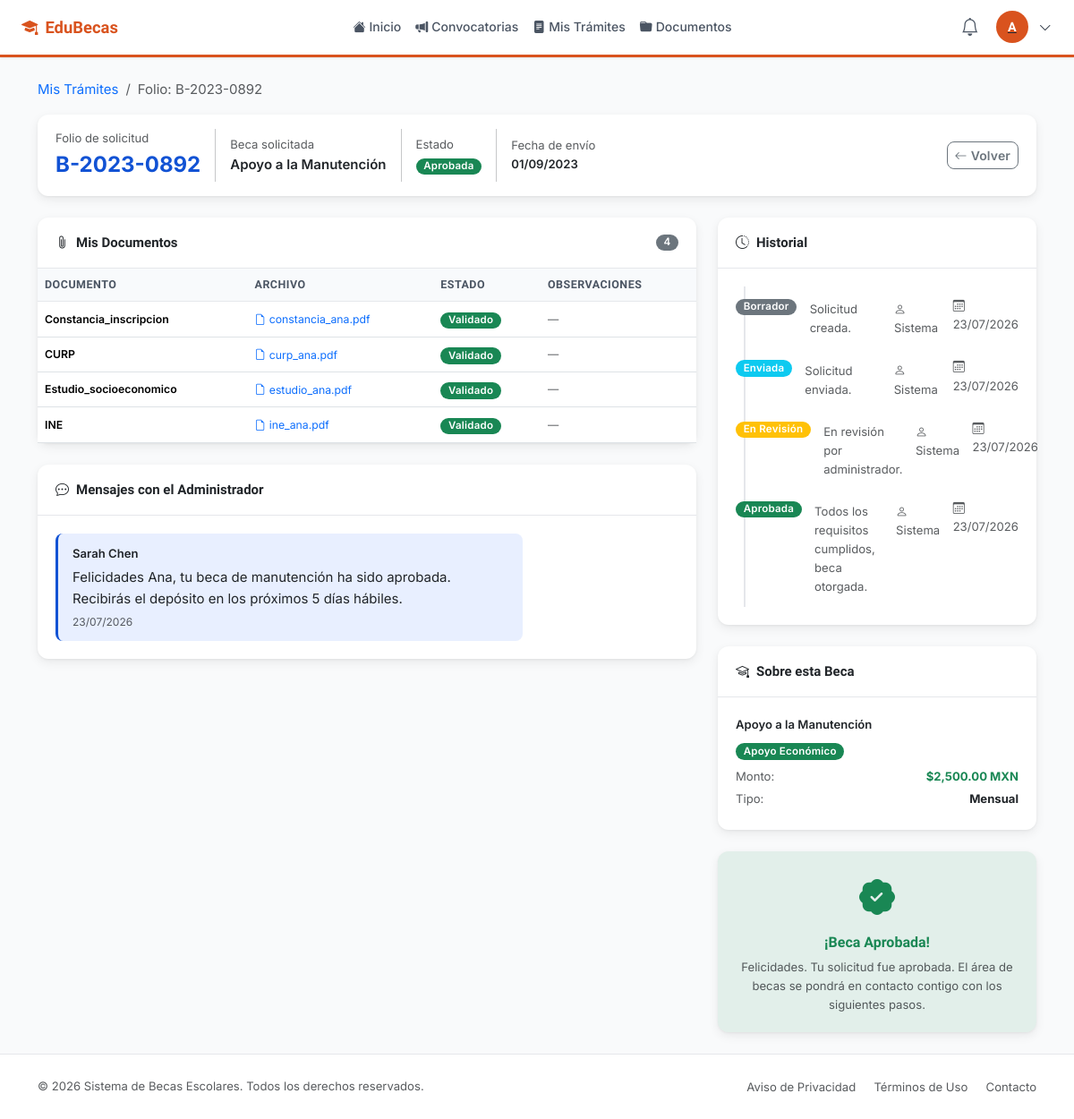
The app's page /index.php?c=student&a=tramiteDetalle&id=3 (signed in) with its own data.
### tables this page shows
CREATE TABLE IF NOT EXISTS `solicitudes` (
    `id`             INT UNSIGNED     NOT NULL AUTO_INCREMENT,
    `folio`          VARCHAR(20)      NOT NULL,
    `usuario_id`     INT UNSIGNED     NOT NULL,
    `beca_id`        INT UNSIGNED     NOT NULL,
    `estado`         ENUM('borrador','enviada','en_revision','aprobada','rechazada','cancelada') NOT NULL DEFAULT 'borrador',
    `paso_actual`    TINYINT UNSIGNED NOT NULL DEFAULT 1 COMMENT '1=Info personal, 2=Info académica, 3=Revisión',
    `comentarios`    TEXT             DEFAULT NULL COMMENT 'Comentarios del administrador',
    `motivo_rechazo` TEXT             DEFAULT NULL,
    `fecha_envio`    DATETIME         DEFAULT NULL,
    `fecha_resolucion` DATETIME       DEFAULT NULL,
    `revisado_por`   INT UNSIGNED     DEFAULT NULL,
    `created_at`     DATETIME         NOT NULL DEFAULT CURRENT_TIMESTAMP,
    `updated_at`     DATETIME         NOT NULL DEFAULT CURRENT_TIMESTAMP ON UPDATE CURRENT_TIMESTAMP,
    PRIMARY KEY (`id`),
    UNIQUE KEY `uq_solicitudes_folio` (`folio`),
    KEY `fk_solicitudes_usuario`  (`usuario_id`),
    KEY `fk_solicitudes_beca`     (`beca_id`),
    KEY `fk_solicitudes_revisor`  (`revisado_por`),
    CONSTRAINT `fk_solicitudes_usuario`  FOREIGN KEY (`usuario_id`)   REFERENCES `usuarios` (`id`),
    CONSTRAINT `fk_solicitudes_beca`     FOREIGN KEY (`beca_id`)      REFERENCES `becas` (`id`),
    CONSTRAINT `fk_solicitudes_revisor`  FOREIGN KEY (`revisado_por`) REFERENCES `usuarios` (`id`)
);

CREATE TABLE IF NOT EXISTS `becas` (
    `id`              INT UNSIGNED     NOT NULL AUTO_INCREMENT,
    `categoria_id`    TINYINT UNSIGNED NOT NULL,
    `nivel_id`        TINYINT UNSIGNED NOT NULL,
    `nombre`          VARCHAR(200)     NOT NULL,
    `descripcion`     TEXT             DEFAULT NULL,
    `monto`           DECIMAL(10,2)    NOT NULL DEFAULT 0.00,
    `tipo_monto`      ENUM('mensual','semestral','anual','pago_unico') NOT NULL DEFAULT 'mensual',
    `promedio_minimo` DECIMAL(3,1)     DEFAULT NULL,
    `cupo_maximo`     SMALLINT UNSIGNED DEFAULT NULL,
    `fecha_inicio`    DATE             NOT NULL,
    `fecha_fin`       DATE             NOT NULL,
    `fecha_publicacion` DATE           DEFAULT NULL,
    `estado`          ENUM('borrador','publicada','cerrada','suspendida') NOT NULL DEFAULT 'borrador',
    `imagen_url`      VARCHAR(255)     DEFAULT NULL,
    `requisitos`      TEXT             DEFAULT NULL,
    `documentos_req`  TEXT             DEFAULT NULL COMMENT 'JSON array of required document types',
    `creado_por`      INT UNSIGNED     NOT NULL,
    `created_at`      DATETIME         NOT NULL DEFAULT CURRENT_TIMESTAMP,
    `updated_at`      DATETIME         NOT NULL DEFAULT CURRENT_TIMESTAMP ON UPDATE CURRENT_TIMESTAMP,
    PRIMARY KEY (`id`),
    KEY `fk_becas_categoria` (`categoria_id`),
    KEY `fk_becas_nivel`     (`nivel_id`),
    KEY `fk_becas_creador`   (`creado_por`),
    CONSTRAINT `fk_becas_categoria` FOREIGN KEY (`categoria_id`) REFERENCES `categorias_beca` (`id`),
    CONSTRAINT `fk_becas_nivel`     FOREIGN KEY (`nivel_id`)     REFERENCES `niveles_educativos` (`id`),
    CONSTRAINT `fk_becas_creador`   FOREIGN KEY (`creado_por`)   REFERENCES `usuarios` (`id`)
);

CREATE TABLE IF NOT EXISTS `documentos` (
    `id`            INT UNSIGNED  NOT NULL AUTO_INCREMENT,
    `solicitud_id`  INT UNSIGNED  NOT NULL,
    `usuario_id`    INT UNSIGNED  NOT NULL,
    `tipo_documento` VARCHAR(100) NOT NULL,
    `nombre_archivo` VARCHAR(255) NOT NULL,
    `ruta_archivo`  VARCHAR(500)  NOT NULL,
    `mime_type`     VARCHAR(100)  DEFAULT NULL,
    `tamano_bytes`  INT UNSIGNED  DEFAULT NULL,
    `estado`        ENUM('pendiente','en_revision','validado','rechazado') NOT NULL DEFAULT 'pendiente',
    `observaciones` TEXT          DEFAULT NULL,
    `validado_por`  INT UNSIGNED  DEFAULT NULL,
    `fecha_validacion` DATETIME   DEFAULT NULL,
    `created_at`    DATETIME      NOT NULL DEFAULT CURRENT_TIMESTAMP,
    `updated_at`    DATETIME      NOT NULL DEFAULT CURRENT_TIMESTAMP ON UPDATE CURRENT_TIMESTAMP,
    PRIMARY KEY (`id`),
    KEY `fk_docs_solicitud`   (`solicitud_id`),
    KEY `fk_docs_usuario`     (`usuario_id`),
    KEY `fk_docs_validador`   (`validado_por`),
    CONSTRAINT `fk_docs_solicitud`  FOREIGN KEY (`solicitud_id`) REFERENCES `solicitudes` (`id`) ON DELETE CASCADE,
    CONSTRAINT `fk_docs_usuario`    FOREIGN KEY (`usuario_id`)   REFERENCES `usuarios` (`id`),
    CONSTRAINT `fk_docs_validador`  FOREIGN KEY (`validado_por`) REFERENCES `usuarios` (`id`)
);

CREATE TABLE IF NOT EXISTS `mensajes` (
    `id`           INT UNSIGNED NOT NULL AUTO_INCREMENT,
    `solicitud_id` INT UNSIGNED NOT NULL,
    `remitente_id` INT UNSIGNED NOT NULL,
    `destinatario_id` INT UNSIGNED NOT NULL,
    `asunto`       VARCHAR(200) DEFAULT NULL,
    `cuerpo`       TEXT         NOT NULL,
    `leido`        TINYINT(1)   NOT NULL DEFAULT 0,
    `created_at`   DATETIME     NOT NULL DEFAULT CURRENT_TIMESTAMP,
    PRIMARY KEY (`id`),
    KEY `fk_msg_solicitud`     (`solicitud_id`),
    KEY `fk_msg_remitente`     (`remitente_id`),
    KEY `fk_msg_destinatario`  (`destinatario_id`),
    CONSTRAINT `fk_msg_solicitud`     FOREIGN KEY (`solicitud_id`)    REFERENCES `solicitudes` (`id`) ON DELETE CASCADE,
    CONSTRAINT `fk_msg_remitente`     FOREIGN KEY (`remitente_id`)    REFERENCES `usuarios` (`id`),
    CONSTRAINT `fk_msg_destinatario`  FOREIGN KEY (`destinatario_id`) REFERENCES `usuarios` (`id`)
);

CREATE TABLE IF NOT EXISTS `historial_estados` (
    `id`           INT UNSIGNED NOT NULL AUTO_INCREMENT,
    `solicitud_id` INT UNSIGNED NOT NULL,
    `estado_anterior` VARCHAR(50) DEFAULT NULL,
    `estado_nuevo`    VARCHAR(50) NOT NULL,
    `comentario`   TEXT         DEFAULT NULL,
    `cambiado_por` INT UNSIGNED DEFAULT NULL,
    `created_at`   DATETIME     NOT NULL DEFAULT CURRENT_TIMESTAMP,
    PRIMARY KEY (`id`),
    KEY `fk_historial_solicitud` (`solicitud_id`),
    KEY `fk_historial_usuario`   (`cambiado_por`),
    CONSTRAINT `fk_historial_solicitud` FOREIGN KEY (`solicitud_id`) REFERENCES `solicitudes` (`id`) ON DELETE CASCADE,
    CONSTRAINT `fk_historial_usuario`   FOREIGN KEY (`cambiado_por`) REFERENCES `usuarios` (`id`)
);

CREATE TABLE IF NOT EXISTS `categorias_beca` (
    `id`          TINYINT UNSIGNED NOT NULL AUTO_INCREMENT,
    `nombre`      VARCHAR(80)      NOT NULL,
    `color_badge` VARCHAR(30)      DEFAULT 'primary',
    `icono`       VARCHAR(60)      DEFAULT 'bi-bookmark-star',
    PRIMARY KEY (`id`)
);

### views/student/tramite_detalle.php (the view, shortened to what the rows shown need)
<?php
require_once BASE_PATH . '/includes/partials/head.php';
?>
<div class="container py-4">
    <nav aria-label="breadcrumb" class="mb-3">
        <ol class="breadcrumb">
            <li class="breadcrumb-item">
                <a href="<?= BASE_URL ?>/index.php?c=student&a=tramites">Mis Trámites</a>
            </li>
            <li class="breadcrumb-item active">Folio: <?= e($solicitud['folio'] ?? '—') ?></li>
        </ol>
    </nav>
    <div class="card card-shadow mb-4">
        <div class="card-body py-3">
            <div class="d-flex flex-wrap align-items-center gap-3">
                <div>
                    <div class="text-muted small mb-0">Folio de solicitud</div>
                    <div class="fs-4 fw-bold text-primary"><?= e($solicitud['folio'] ?? '—') ?></div>
                </div>
                <div>
                    <div class="text-muted small">Beca solicitada</div>
                    <div class="fw-semibold"><?= e($solicitud['beca'] ?? $solicitud['beca_nombre'] ?? '—') ?></div>
                </div>
                    <div><?= badgeEstado($solicitud['estado']) ?></div>
                <div>
                    <div class="text-muted small">Fecha de envío</div>
                    <div class="small fw-semibold">
                        <?= isset($solicitud['fecha_envio']) && $solicitud['fecha_envio']
                            ? formatDate($solicitud['fecha_envio']) : '—' ?>
                    </div>
                </div>
            </div>
        </div>
    </div>
    <div class="row g-4">
        <div class="col-lg-8">
            <div class="card card-shadow mb-4">
                <?php if (empty($documentos)): ?>
                <div class="card-body text-center py-4 text-muted">
                    <i class="bi bi-file-earmark-x fs-2 d-block mb-2"></i>
                    No hay documentos registrados para esta solicitud.
                </div>
                <?php else: ?>
                <div class="table-responsive">
                    <table class="table table-hover align-middle mb-0">
                        <thead class="table-light">
                            <tr>
                                <th>Documento</th>
                                <th>Archivo</th>
                                <th>Estado</th>
                                <th>Observaciones</th>
                            </tr>
                        </thead>
                        <tbody>
                        <?php foreach ($documentos as $doc): ?>
                        <tr>
                            <td>
                                <div class="fw-semibold small"><?= e($doc['tipo_documento']) ?></div>
                            </td>
                            <td>
                                <a href="<?= BASE_URL ?>/<?= e($doc['ruta_archivo']) ?>"
                                   class="text-decoration-none small" target="_blank">
                                    <i class="bi bi-file-earmark me-1"></i><?= e($doc['nombre_archivo']) ?>
                                </a>
                            </td>
                            <td><?= badgeDocumento($doc['estado']) ?></td>
                            <td class="small text-muted">
                                <?= $doc['observaciones'] ? e($doc['observaciones']) : '—' ?>
                            </td>
                        </tr>
                        <?php endforeach; ?>
                        </tbody>
                    </table>
                </div>
                <?php endif; ?>
            </div>
            <div class="card card-shadow">
                <div class="card-body" style="max-height:380px;overflow-y:auto" id="mensajesContainer">
                    <?php if (empty($mensajes)): ?>
                    <div class="text-center text-muted py-4">
                        <i class="bi bi-chat fs-2 d-block mb-2"></i>
                        No hay mensajes aún.
                    </div>
                    <?php else: ?>
                    <div class="d-flex flex-column gap-3">
                        <?php foreach ($mensajes as $msg): ?>
                        <?php
                        $esAlumno = $msg['remitente_id'] === Session::get('user_id');
                        $clase    = $esAlumno ? 'mensaje-alumno' : 'mensaje-admin';
                        $align    = $esAlumno ? 'end' : 'start';
                        ?>
                        <div class="d-flex justify-content-<?= $align ?>">
                            <div class="<?= $clase ?>" style="max-width:75%">
                                <div class="fw-semibold small mb-1">
                                    <?= $esAlumno ? 'Tú' : e($msg['remitente_nombre'] ?? 'Administrador') ?>
                                </div>
                                <div><?= nl2br(e($msg['cuerpo'])) ?></div>
                                <div class="text-muted mt-1" style="font-size:0.75rem">
                                    <?= formatDate($msg['created_at']) ?>
                                </div>
                            </div>
                        </div>
                        <?php endforeach; ?>
                    </div>
                    <?php endif; ?>
                </div>
            </div>
        </div>
        <div class="col-lg-4">
            <div class="card card-shadow mb-4">
                <div class="card-body">
                    <?php if (empty($historial)): ?>
                    <p class="text-muted small mb-0">Sin historial registrado.</p>
                    <?php else: ?>
                    <ul class="timeline-list">
                        <?php foreach ($historial as $h): ?>
                        <li class="timeline-item">
                            <div class="fw-semibold small"><?= badgeEstado($h['estado_nuevo']) ?></div>
                            <?php if ($h['comentario']): ?>
                            <div class="small text-muted mt-1"><?= e($h['comentario']) ?></div>
                            <?php endif; ?>
                            <div class="small text-muted mt-1">
                                <i class="bi bi-person me-1"></i><?= e($h['cambio_por'] ?? 'Sistema') ?>
                            </div>
                            <div class="small text-muted">
                                <i class="bi bi-calendar3 me-1"></i><?= formatDate($h['created_at']) ?>
                            </div>
                        </li>
                        <?php endforeach; ?>
                    </ul>
                    <?php endif; ?>
                </div>
            </div>
            <div class="card card-shadow mb-4">
                <div class="card-body small">
                    <div class="fw-semibold mb-2">
                        <?= e($solicitud['beca'] ?? $solicitud['beca_nombre'] ?? '—') ?>
                    </div>
                    <?php if (!empty($solicitud['categoria'])): ?>
                    <span class="badge bg-<?= e($solicitud['color_badge'] ?? 'secondary') ?> mb-2">
                        <?= e($solicitud['categoria']) ?>
                    </span>
                    <?php endif; ?>
                    <div class="d-flex justify-content-between mb-1">
                        <span class="text-muted">Monto:</span>
                        <strong class="text-success">
                            <?= isset($solicitud['monto']) ? formatMoney($solicitud['monto']) : '—' ?>
                        </strong>
                    </div>
                    <?php if (!empty($solicitud['tipo_monto'])): ?>
                    <div class="d-flex justify-content-between mb-1">
                        <span class="text-muted">Tipo:</span>
                        <strong class="text-capitalize"><?= e($solicitud['tipo_monto']) ?></strong>
                    </div>
                    <?php endif; ?>
                </div>
            </div>
        </div>
    </div>
</div>
<?php require_once BASE_PATH . '/includes/partials/footer_scripts.php'; ?>

### includes/helpers.php (shortened to what the rows shown need)
<?php
function e(string $str): string
{
    return htmlspecialchars($str, ENT_QUOTES | ENT_SUBSTITUTE, 'UTF-8');
}
function formatMoney(float $amount): string
{
    return '$' . number_format($amount, 2, '.', ',') . ' MXN';
}
function formatDate(string $date, string $format = 'd/m/Y'): string
{
    return date($format, strtotime($date));
}
function badgeEstado(string $estado): string
{
    $map = [
        'borrador'    => ['secondary', 'Borrador'],
        'enviada'     => ['info',      'Enviada'],
        'en_revision' => ['warning',   'En Revisión'],
        'aprobada'    => ['success',   'Aprobada'],
        'rechazada'   => ['danger',    'Rechazada'],
        'cancelada'   => ['dark',      'Cancelada'],
    ];
    [$color, $label] = $map[$estado] ?? ['secondary', ucfirst($estado)];
    return "<span class=\"badge bg-{$color}\">" . e($label) . "</span>";
}
function badgeDocumento(string $estado): string
{
    $map = [
        'pendiente'   => ['secondary', 'Pendiente'],
        'en_revision' => ['warning',   'En Revisión'],
        'validado'    => ['success',   'Validado'],
        'rechazado'   => ['danger',    'Rechazado'],
    ];
    [$color, $label] = $map[$estado] ?? ['secondary', ucfirst($estado)];
    return "<span class=\"badge bg-{$color}\">" . e($label) . "</span>";
}

### records on screen
solicitudes: folio "B-2023-0892", beca.nombre "Apoyo a la Manutención", fecha_envio "01/09/2023", categorias_beca.nombre "Apoyo Económico", beca.monto "$2,500.00 MXN", beca.tipo_monto "Mensual"
documentos: tipo_documento "Constancia_inscripcion", nombre_archivo "constancia_ana.pdf"
documentos: tipo_documento "CURP", nombre_archivo "curp_ana.pdf"
documentos: tipo_documento "Estudio_socioeconomico", nombre_archivo "estudio_ana.pdf"
documentos: tipo_documento "INE", nombre_archivo "ine_ana.pdf"
mensajes: remitente_nombre "Sarah Chen", cuerpo "Felicidades Ana, tu beca de manutención ha sido aprobada. Recibirás el depósito en los próximos 5 días hábiles.", created_at "23/07/2026"
historial_estados: label "Borrador", comentario "Solicitud creada.", cambio_por "Sistema", created_at "23/07/2026"
historial_estados: label "Enviada", comentario "Solicitud enviada.", cambio_por "Sistema", created_at "23/07/2026"
historial_estados: label "En Revisión", comentario "En revisión por administrador.", cambio_por "Sistema", created_at "23/07/2026"
historial_estados: label "Aprobada", comentario "Todos los requisitos cumplidos, beca otorgada.", cambio_por "Sistema", created_at "23/07/2026"

### other values on screen
substr(Session::get('user_name', 'A'), 0, 1) "A"
$label "Aprobada"
count($documentos) "4"
